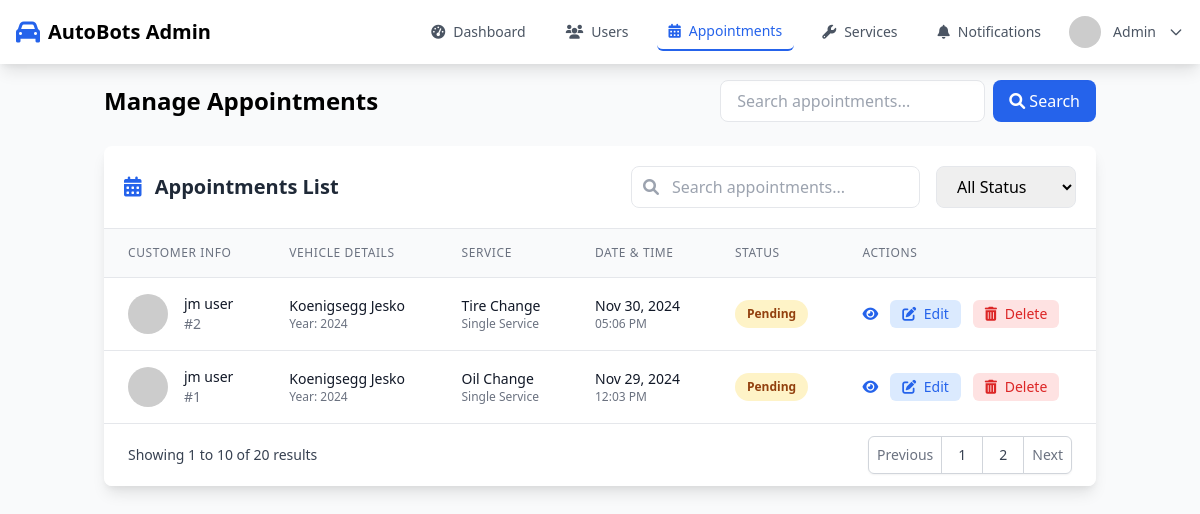
The page /manage_appointments.php (signed in) on the database as committed earlier.
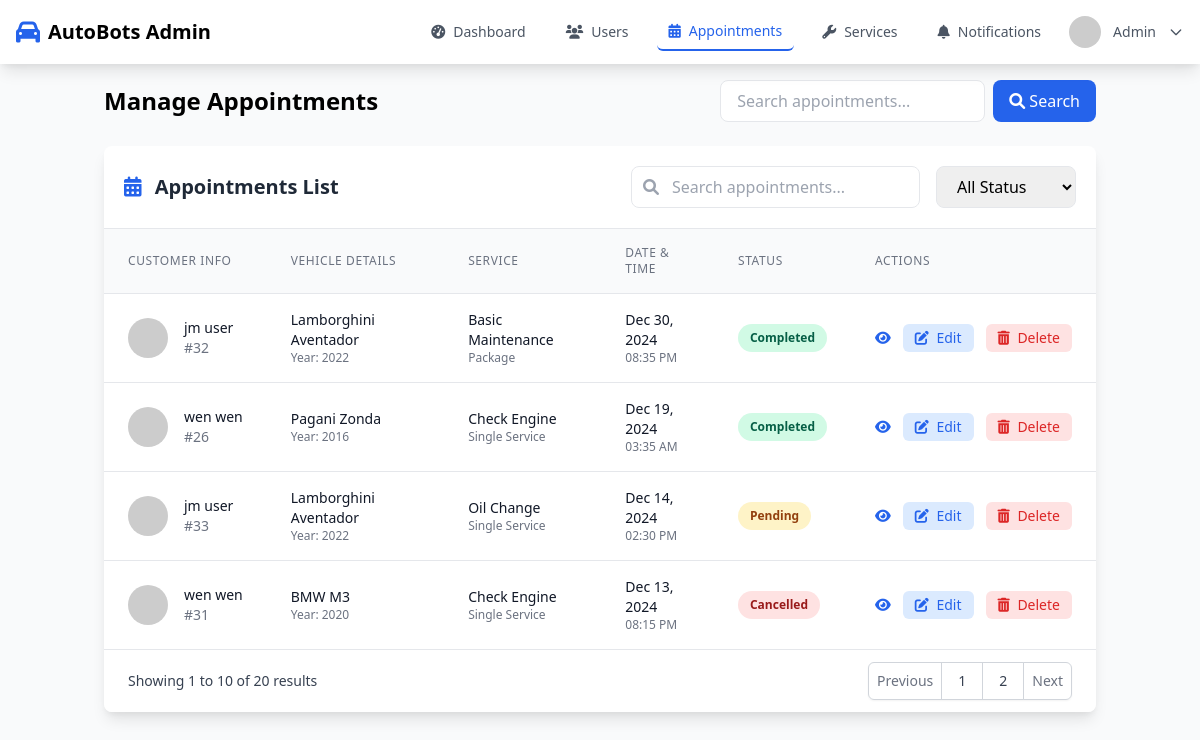
The same page on the database as committed later.
### tables this page shows
CREATE TABLE `appointments` (
  `appointment_id` int(11) NOT NULL,
  `user_id` int(11) NOT NULL,
  `vehicle_id` int(11) NOT NULL,
  `service_id` int(11) DEFAULT NULL,
  `technician_id` int(11) DEFAULT NULL,
  `appointment_date` datetime NOT NULL,
  `status` enum('pending','confirmed','in-progress','completed','cancelled') DEFAULT 'pending',
  `notes` text DEFAULT NULL,
  `created_at` timestamp NOT NULL DEFAULT current_timestamp(),
  `updated_at` timestamp NOT NULL DEFAULT current_timestamp() ON UPDATE current_timestamp(),
  `package_id` int(11) DEFAULT NULL
);

CREATE TABLE `users` (
  `user_id` int(11) NOT NULL,
  `role` enum('admin','technician','customer') NOT NULL,
  `first_name` varchar(50) NOT NULL,
  `last_name` varchar(50) NOT NULL,
  `email` varchar(100) NOT NULL,
  `password` varchar(255) NOT NULL,
  `phone_number` varchar(15) NOT NULL,
  `created_at` timestamp NOT NULL DEFAULT current_timestamp(),
  `updated_at` timestamp NOT NULL DEFAULT current_timestamp() ON UPDATE current_timestamp(),
  `loyalty_points` int(11) DEFAULT 0,
  `notification_preferences` longtext DEFAULT NULL CHECK (json_valid(`notification_preferences`))
);

CREATE TABLE `vehicles` (
  `vehicle_id` int(11) NOT NULL,
  `user_id` int(11) NOT NULL,
  `make` varchar(50) NOT NULL,
  `model` varchar(50) NOT NULL,
  `year` year(4) NOT NULL,
  `license_plate` varchar(20) NOT NULL,
  `photo_url` varchar(255) DEFAULT NULL,
  `created_at` timestamp NOT NULL DEFAULT current_timestamp(),
  `updated_at` timestamp NOT NULL DEFAULT current_timestamp() ON UPDATE current_timestamp(),
  `mileage` int(11) DEFAULT NULL,
  `last_service_date` date DEFAULT NULL
);

### manage_appointments.php (the view, shortened to what the changed rows need)
<?php
include 'includes/db.php';
function getStatusColor($status) {
    switch($status) {
        case 'pending':
            return 'bg-yellow-100 text-yellow-800';
        case 'completed':
            return 'bg-green-100 text-green-800';
        case 'cancelled':
            return 'bg-red-100 text-red-800';
    }
}
if (isset($_GET['search']) || isset($_GET['status'])) {
    $conditions = [];
    $params = [];
    $types = "";
    if (!empty($_GET['search'])) {
        $search = "%" . $_GET['search'] . "%";
        $conditions[] = "(CONCAT(u.first_name, ' ', u.last_name) LIKE ?
                        OR v.make LIKE ?
                        OR v.model LIKE ?
                        OR COALESCE(s.name, sp.name) LIKE ?)";
        $params = array_merge($params, [$search, $search, $search, $search]);
        $types .= "ssss";
    }
    if (!empty($_GET['status'])) {
        $conditions[] = "a.status = ?";
        $params[] = $_GET['status'];
        $types .= "s";
    }
    $sql = "SELECT a.*,
            u.first_name, u.last_name,
            v.make, v.model, v.year,
            COALESCE(s.name, sp.name) as service_name,
            COALESCE(s.price, sp.price) as service_price,
            CASE
                WHEN a.package_id IS NOT NULL THEN 'package'
                ELSE 'service'
            END as service_type
            FROM appointments a
            JOIN users u ON a.user_id = u.user_id
            JOIN vehicles v ON a.vehicle_id = v.vehicle_id
            LEFT JOIN services s ON a.service_id = s.service_id
            LEFT JOIN service_packages sp ON a.package_id = sp.package_id";
    if (!empty($conditions)) {
        $sql .= " WHERE " . implode(" AND ", $conditions);
    }
    $sql .= " ORDER BY a.appointment_date DESC";
    $stmt = $conn->prepare($sql);
    if (!empty($params)) {
        $stmt->bind_param($types, ...$params);
    }
    $stmt->execute();
    $result = $stmt->get_result();
} else {
    $sql = "SELECT a.*,
            u.first_name, u.last_name,
            v.make, v.model, v.year,
            COALESCE(s.name, sp.name) as service_name,
            COALESCE(s.price, sp.price) as service_price,
            CASE
                WHEN a.package_id IS NOT NULL THEN 'package'
                ELSE 'service'
            END as service_type
            FROM appointments a
            JOIN users u ON a.user_id = u.user_id
            JOIN vehicles v ON a.vehicle_id = v.vehicle_id
            LEFT JOIN services s ON a.service_id = s.service_id
            LEFT JOIN service_packages sp ON a.package_id = sp.package_id
            ORDER BY a.appointment_date DESC";
    $result = $conn->query($sql);
}
?>
<!DOCTYPE html>
<html lang="en">
<head>
    <link href="https://cdn.jsdelivr.net/npm/tailwindcss@2.2.19/dist/tailwind.min.css" rel="stylesheet">
    <link rel="stylesheet" href="https://cdnjs.cloudflare.com/ajax/libs/font-awesome/6.0.0/css/all.min.css">
</head>
<body class="bg-gray-50" x-data="{ showLogoutModal: false }">
    <div class="container mx-auto p-4">
        <div class="flex justify-between items-center mb-6">
            <h1 class="text-2xl font-bold">Manage Appointments</h1>
        </div>
<div class="bg-white shadow-lg rounded-lg overflow-hidden">
<div class="p-5 border-b border-gray-200 flex justify-between items-center flex-wrap gap-4">
    <h2 class="text-xl font-semibold text-gray-800">
        <i class="fas fa-calendar-alt mr-2 text-blue-600"></i>
        Appointments List
    </h2>
</div>
    <div class="overflow-x-auto">
        <table class="min-w-full divide-y divide-gray-200">
            <thead class="bg-gray-50">
                <tr>
                    <th class="px-6 py-4 text-left text-xs font-medium text-gray-500 uppercase tracking-wider">
                        Customer Info
                    </th>
                    <th class="px-6 py-4 text-left text-xs font-medium text-gray-500 uppercase tracking-wider">
                        Vehicle Details
                    </th>
                    <th class="px-6 py-4 text-left text-xs font-medium text-gray-500 uppercase tracking-wider">
                        Service
                    </th>
                    <th class="px-6 py-4 text-left text-xs font-medium text-gray-500 uppercase tracking-wider">
                        Date & Time
                    </th>
                    <th class="px-6 py-4 text-left text-xs font-medium text-gray-500 uppercase tracking-wider">
                        Status
                    </th>
                    <th class="px-6 py-4 text-left text-xs font-medium text-gray-500 uppercase tracking-wider">
                        Actions
                    </th>
                </tr>
            </thead>
            <tbody class="bg-white divide-y divide-gray-200">
                <?php while ($row = $result->fetch_assoc()): ?>
                    <tr class="hover:bg-gray-50 transition-colors duration-150">
                        <td class="px-6 py-4 whitespace-nowrap">
                            <div class="flex items-center">
                                <div class="flex-shrink-0 h-10 w-10">
                                    <img class="h-10 w-10 rounded-full"
                                         src="https://ui-avatars.com/api/?name=<?php echo urlencode($row['first_name'] . ' ' . $row['last_name']); ?>&background=2563eb&color=fff"
                                         alt="<?php echo htmlspecialchars($row['first_name'] . ' ' . $row['last_name']); ?>">
                                </div>
                                <div class="ml-4">
                                    <div class="text-sm font-medium text-gray-900">
                                        <?php echo htmlspecialchars($row['first_name'] . ' ' . $row['last_name']); ?>
                                    </div>
                                    <div class="text-sm text-gray-500">
                                        #<?php echo $row['appointment_id']; ?>
                                    </div>
                                </div>
                            </div>
                        </td>
                        <td class="px-6 py-4">
                            <div class="text-sm text-gray-900"><?php echo htmlspecialchars($row['make'] . ' ' . $row['model']); ?></div>
                            <div class="text-xs text-gray-500">Year: <?php echo htmlspecialchars($row['year'] ?? 'N/A'); ?></div>
                        </td>
                        <td class="px-6 py-4">
                            <div class="text-sm text-gray-900"><?php echo htmlspecialchars($row['service_name']); ?></div>
                            <div class="text-xs text-gray-500">
                                <?php echo $row['service_type'] === 'package' ? 'Package' : 'Single Service'; ?>
                            </div>
                        </td>
                        <td class="px-6 py-4">
                            <div class="text-sm text-gray-900">
                                <?php echo date('M d, Y', strtotime($row['appointment_date'])); ?>
                            </div>
                            <div class="text-xs text-gray-500">
                                <?php echo date('h:i A', strtotime($row['appointment_date'])); ?>
                            </div>
                        </td>
                        <td class="px-6 py-4">
                            <span class="px-3 py-1 inline-flex text-xs leading-5 font-semibold rounded-full <?php echo getStatusColor($row['status']); ?>">
                                <?php echo ucfirst($row['status']); ?>
                            </span>
                        </td>
                        <td class="px-6 py-4 whitespace-nowrap text-sm font-medium">
                            <div class="flex space-x-3">
                                <button onclick="viewAppointment(<?php echo htmlspecialchars(json_encode($row)); ?>)"
                                        class="text-blue-600 hover:text-blue-900 transition-colors duration-150">
                                    <i class="fas fa-eye"></i>
                                </button>
                                <button onclick="openEditModal(<?php echo htmlspecialchars(json_encode($row)); ?>)"
                                        class="bg-blue-100 text-blue-600 hover:bg-blue-200 px-3 py-1 rounded-md transition-colors duration-200">
                                    <i class="fas fa-edit mr-1"></i> Edit
                                </button>
                                <button onclick="openDeleteModal(<?php echo $row['appointment_id']; ?>)"
                                        class="bg-red-100 text-red-600 hover:bg-red-200 px-3 py-1 rounded-md transition-colors duration-200">
                                    <i class="fas fa-trash-alt mr-1"></i> Delete
                                </button>
                            </div>
                        </td>
                    </tr>
                <?php endwhile; ?>
            </tbody>
        </table>
    </div>
</div>
    </div>
</body>
</html>

Rows that differ between the two databases and show on the page:
removed appointments: user.last_name "jm user", appointment_id "2", vehicle.model "Koenigsegg Jesko", vehicle.year "2024", service_name "Tire Change", shows "Single Service", appointment_date "Nov 30, 2024", appointment_date "05:06 PM", status "Pending"
removed appointments: user.last_name "jm user", appointment_id "1", vehicle.model "Koenigsegg Jesko", vehicle.year "2024", service_name "Oil Change", shows "Single Service", appointment_date "Nov 29, 2024", appointment_date "12:03 PM", status "Pending"
added appointments: user.last_name "jm user", appointment_id "32", vehicle.model "Lamborghini Aventador", vehicle.year "2022", service_name "Basic Maintenance", shows "Package", appointment_date "Dec 30, 2024", appointment_date "08:35 PM", status "Completed"
added appointments: user.last_name "wen wen", appointment_id "26", vehicle.model "Pagani Zonda", vehicle.year "2016", service_name "Check Engine", shows "Single Service", appointment_date "Dec 19, 2024", appointment_date "03:35 AM", status "Completed"
added appointments: user.last_name "jm user", appointment_id "33", vehicle.model "Lamborghini Aventador", vehicle.year "2022", service_name "Oil Change", shows "Single Service", appointment_date "Dec 14, 2024", appointment_date "02:30 PM", status "Pending"
added appointments: user.last_name "wen wen", appointment_id "31", vehicle.model "BMW M3", vehicle.year "2020", service_name "Check Engine", shows "Single Service", appointment_date "Dec 13, 2024", appointment_date "08:15 PM", status "Cancelled"
